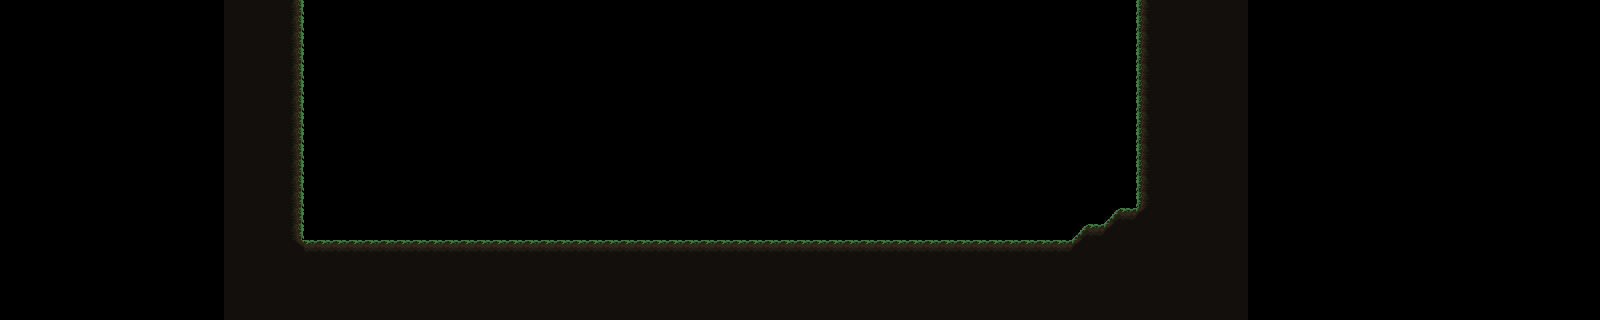

Below is a game level as drawn by its tile map, then a one-line description and the .tmx that defines it (tile-layer data replaced by summaries):
An orthogonal 100x20 tile map with 16x16 px tiles, 1 tile layer (Слой тайлов 1) and 5 objects.

<map version="1.0" orientation="orthogonal" renderorder="right-down" width="100" height="20" tilewidth="16" tileheight="16" nextobjectid="1">
 <tileset firstgid="1" name="Tileset" tilewidth="16" tileheight="16" tilecount="36">
  <image source="../Sprites/yzfCODk.png" width="96" height="96" />
  <tile id="0">
   <objectgroup draworder="index">
    <object id="0" x="0.03125" y="15.9688">
     <polyline points="0,0 15.9375,-15.0625 16,0 0,0.03125" />
    </object>
   </objectgroup>
  </tile>
  <tile id="1">
   <objectgroup draworder="index">
    <object id="0" x="-0.3125" y="0.9375" width="16.6875" height="15.0312" />
   </objectgroup>
  </tile>
  <tile id="6">
   <objectgroup draworder="index">
    <object id="0" x="1.96875" y="0" width="14.0312" height="15.9688" />
   </objectgroup>
  </tile>
  <tile id="8">
   <objectgroup draworder="index">
    <object id="0" x="0.03125" y="0.03125" width="13.9375" height="15.9688" />
   </objectgroup>
  </tile>
  <tile id="15">
   <objectgroup draworder="index">
    <object id="0" x="0.03125" y="16">
     <polyline points="0,0 16,-15.0312 15.9688,-0.03125 0.09375,-0.03125" />
    </object>
   </objectgroup>
  </tile>
 </tileset>
 <layer name="Слой тайлов 1" width="100" height="20">
  <data>[2000 cells, 506 non-empty, 8 distinct tile ids]</data>
 </layer>
</map>
